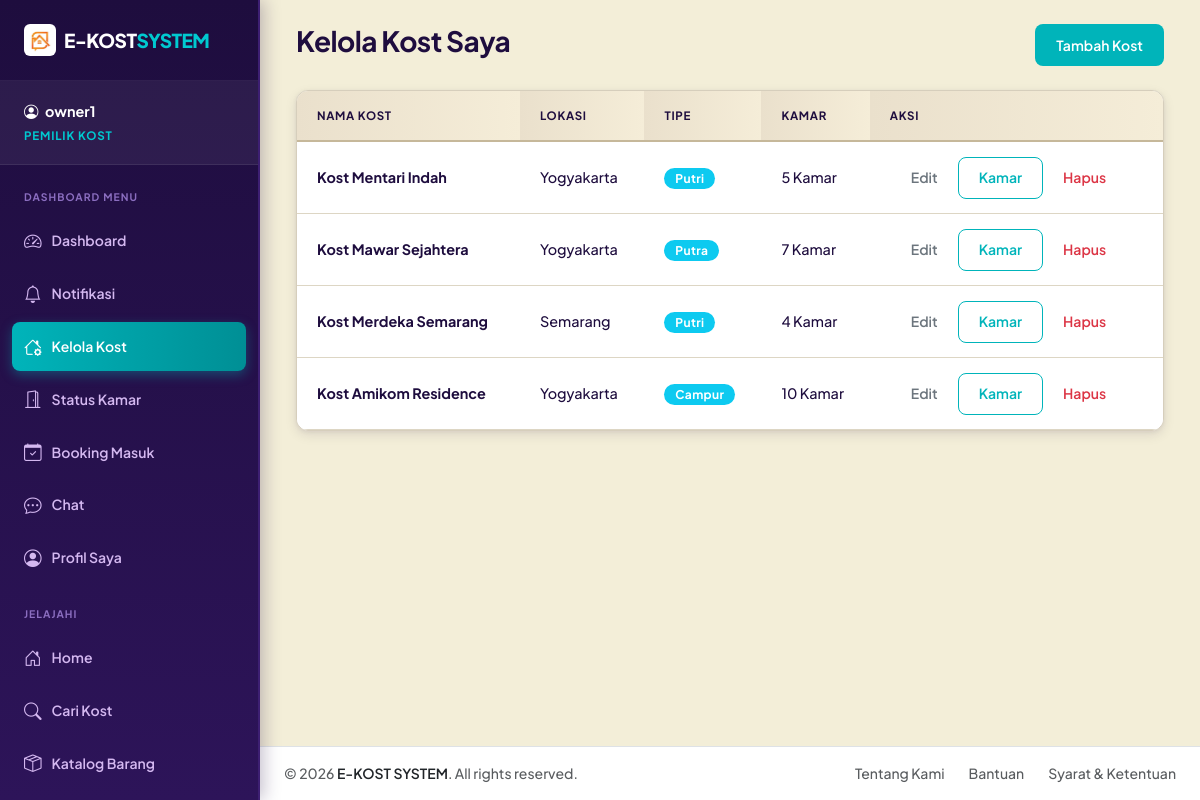
The page /modules/owner/kost_manage.php (signed in) on the database its author committed.
### tables this page shows
CREATE TABLE kost (
    id INT AUTO_INCREMENT PRIMARY KEY,
    owner_id INT NOT NULL,
    name VARCHAR(100) NOT NULL,
    type ENUM('Putra', 'Putri', 'Campur') NOT NULL,
    description TEXT,
    address TEXT NOT NULL,
    city VARCHAR(50) NOT NULL,
    latitude DECIMAL(10, 8),
    longitude DECIMAL(11, 8),
    rules TEXT,
    facilities TEXT,
    price_start DECIMAL(12, 2) DEFAULT 0,
    created_at TIMESTAMP DEFAULT CURRENT_TIMESTAMP,
    FOREIGN KEY (owner_id) REFERENCES users(id) ON DELETE CASCADE
);

### modules/owner/kost_manage.php (the view, shortened to what this page needs)
<?php
require_once '../../config/database.php';
$owner_id = $_SESSION['user_id'];
$stmt = $pdo->prepare("SELECT * FROM kost WHERE owner_id = ? ORDER BY created_at DESC");
$stmt->execute([$owner_id]);
$kosts = $stmt->fetchAll();
include '../../layouts/header.php';
?>
<div class="container">
    <div class="row">
        <div class="col-md-9">
            <div class="d-flex justify-content-between align-items-center mb-4">
                <h3>Kelola Kost Saya</h3>
                <a href="kost_add.php" class="btn btn-primary">Tambah Kost</a>
            </div>
            <div class="card shadow-sm border-0">
                <div class="card-body p-0">
                    <div class="table-responsive">
                        <table class="table table-hover align-middle mb-0">
                            <thead class="table-light">
                                <tr>
                                    <th>Nama Kost</th>
                                    <th>Lokasi</th>
                                    <th>Tipe</th>
                                    <th>Kamar</th>
                                    <th>Aksi</th>
                                </tr>
                            </thead>
                            <tbody>
                                <?php if (empty($kosts)): ?>
                                    <tr>
                                        <td colspan="5" class="text-center py-4">Belum ada kost yang didaftarkan.</td>
                                    </tr>
                                <?php else: ?>
                                    <?php foreach ($kosts as $kost):
                                        $stmt = $pdo->prepare("SELECT COALESCE(SUM(available_rooms), 0) FROM kamar WHERE kost_id = ?");
                                        $stmt->execute([$kost['id']]);
                                        $room_count = $stmt->fetchColumn();
                                    ?>
                                        <tr>
                                            <td><strong><?php echo $kost['name']; ?></strong></td>
                                            <td><?php echo $kost['city']; ?></td>
                                            <td><span class="badge bg-info"><?php echo $kost['type']; ?></span></td>
                                            <td><?php echo $room_count; ?> Kamar</td>
                                            <td>
                                                <div class="btn-group">
                                                    <a href="kost_edit.php?id=<?php echo $kost['id']; ?>" class="btn btn-sm btn-outline-secondary">Edit</a>
                                                    <a href="room_manage.php?kost_id=<?php echo $kost['id']; ?>" class="btn btn-sm btn-outline-primary">Kamar</a>
                                                    <a href="kost_delete.php?id=<?php echo $kost['id']; ?>" class="btn btn-sm btn-outline-danger" onclick="return confirm('Hapus kost ini?')">Hapus</a>
                                                </div>
                                            </td>
                                        </tr>
                                    <?php endforeach; ?>
                                <?php endif; ?>
                            </tbody>
                        </table>
                    </div>
                </div>
            </div>
        </div>
    </div>
</div>
<?php include '../../layouts/footer.php'; ?>

### assets/css/style.css (style rules this page uses)
:root { --primary: #00B4BA; --primary-hover: #008F95; --secondary: #E84545; --accent: #E84545; --success: #059669; --danger: #DC2626; --warning: #D97706; --dark: #1E0D3E; --dark-soft: #2D1459; --bg-page: #F3EED8; --bg-card: #ffffff; --text-main: #1E0D3E; --text-muted: #5C4D78; --border-color: #D6CEBC; --border-radius: 12px; --btn-radius: 8px; --box-shadow: 0 4px 12px rgba(30, 13, 62, 0.10), 0 1px 4px rgba(30, 13, 62, 0.06); --box-shadow-hover: 0 14px 28px rgba(30, 13, 62, 0.16), 0 6px 10px rgba(30, 13, 62, 0.10); --bg-card-pesanan: #00B4BA; --bg-card-favorit: #E84545; }
*, *::before, *::after { box-sizing: border-box; }
body { font-family: 'Plus Jakarta Sans', sans-serif; font-weight: 500; color: var(--text-main); background-color: var(--bg-page); min-height: 100vh; }
h1, h2, h3, h4, h5, h6 { font-family: 'Plus Jakarta Sans', sans-serif; font-weight: 700; color: var(--text-main); letter-spacing: -0.02em; }
a { color: var(--primary); text-decoration: none; transition: color 0.15s ease; }
.card { background-color: var(--bg-card); border: 1px solid var(--border-color) !important; border-radius: var(--border-radius) !important; box-shadow: var(--box-shadow) !important; transition: transform 0.22s ease, box-shadow 0.22s ease; overflow: hidden; }
.btn { border: 1px solid transparent !important; border-radius: var(--btn-radius) !important; font-weight: 600; font-size: 0.875rem; padding: 0.6rem 1.25rem; box-shadow: none !important; transition: all 0.2s ease; }
.btn-primary { background-color: var(--primary) !important; color: #ffffff !important; }
.btn-outline-primary { background-color: transparent !important; color: var(--primary) !important; border: 1px solid var(--primary) !important; }
.table { font-size: 0.9rem; border-collapse: separate; border-spacing: 0; }
.table th { font-weight: 700; text-transform: uppercase; font-size: 0.72rem; letter-spacing: 0.06em; background: linear-gradient(to right, #EAE0CC, #F5EDD8) !important; color: var(--dark) !important; border-bottom: 2px solid #C6B89A !important; padding: 1rem 1.25rem; }
.table td { padding: 0.9rem 1.25rem; border-bottom: 1px solid #DDD6C4 !important; vertical-align: middle; color: var(--text-main); }
.badge { border-radius: 9999px !important; padding: 0.38em 0.9em; font-weight: 700; font-size: 0.75rem; letter-spacing: 0.03em; border: none !important; }
body.sidebar-layout .col-md-3:has(.list-group)+.col-md-9, body.sidebar-layout .col-md-3:has(.list-group-item)+.col-md-9, body.sidebar-layout .col-md-4:has(.list-group)+.col-md-8, body.sidebar-layout .col-md-4:has(.list-group-flush)+.col-md-8 { width: 100% !important; max-width: 100% !important; flex: 0 0 100% !important; }

### rows shown on the page
kost: name "Kost Mentari Indah", city "Yogyakarta", type "Putri", room_count "5"
kost: name "Kost Mawar Sejahtera", city "Yogyakarta", type "Putra", room_count "7"
kost: name "Kost Merdeka Semarang", city "Semarang", type "Putri", room_count "4"
kost: name "Kost Amikom Residence", city "Yogyakarta", type "Campur", room_count "10"

### other values the page prints
$_SESSION['username'] "owner1"
$item['label'] "Dashboard"
$item['label'] "Notifikasi"
$item['label'] "Kelola Kost"
$item['label'] "Status Kamar"
$item['label'] "Booking Masuk"
$item['label'] "Chat"
$item['label'] "Profil Saya"
